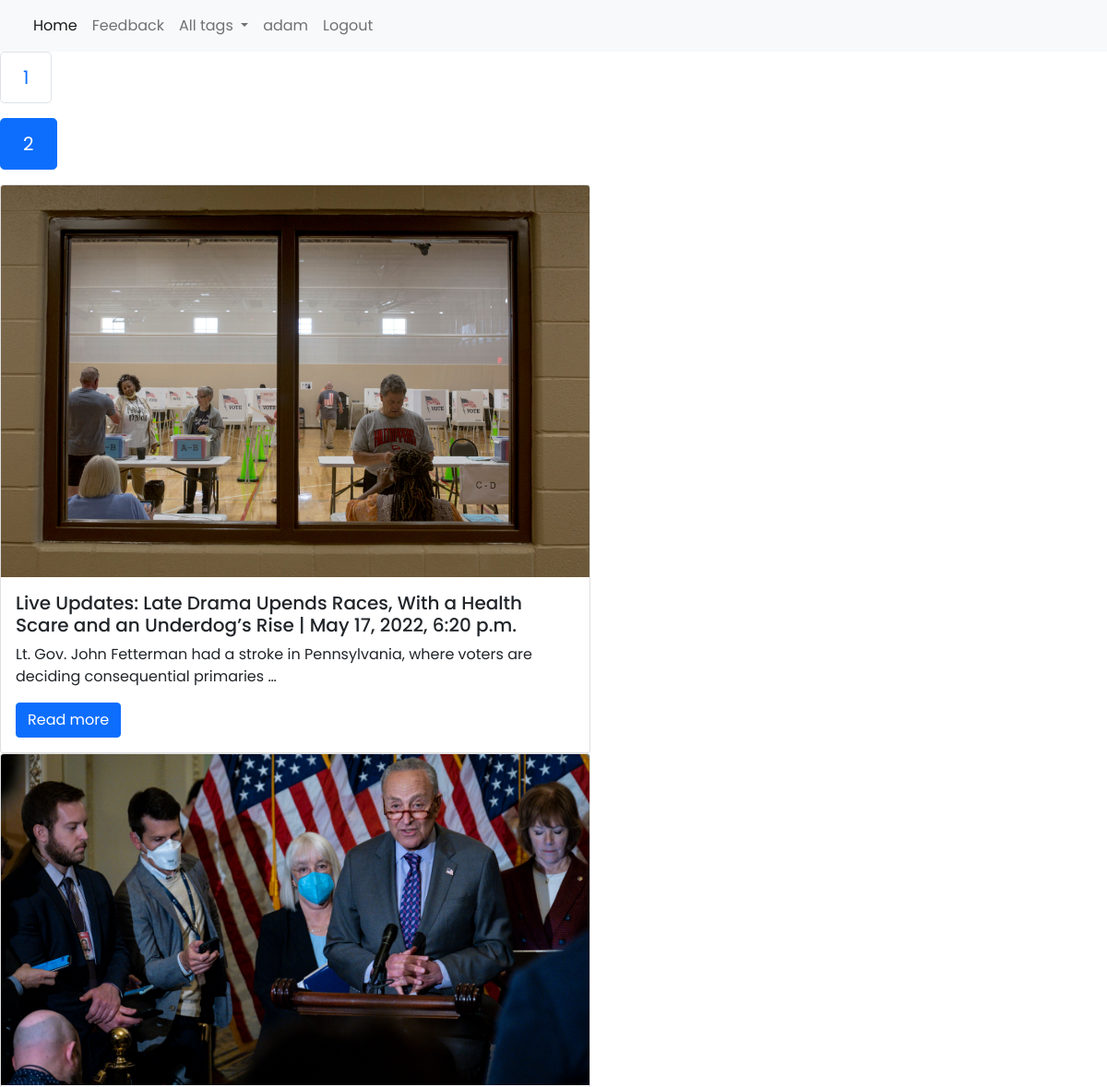
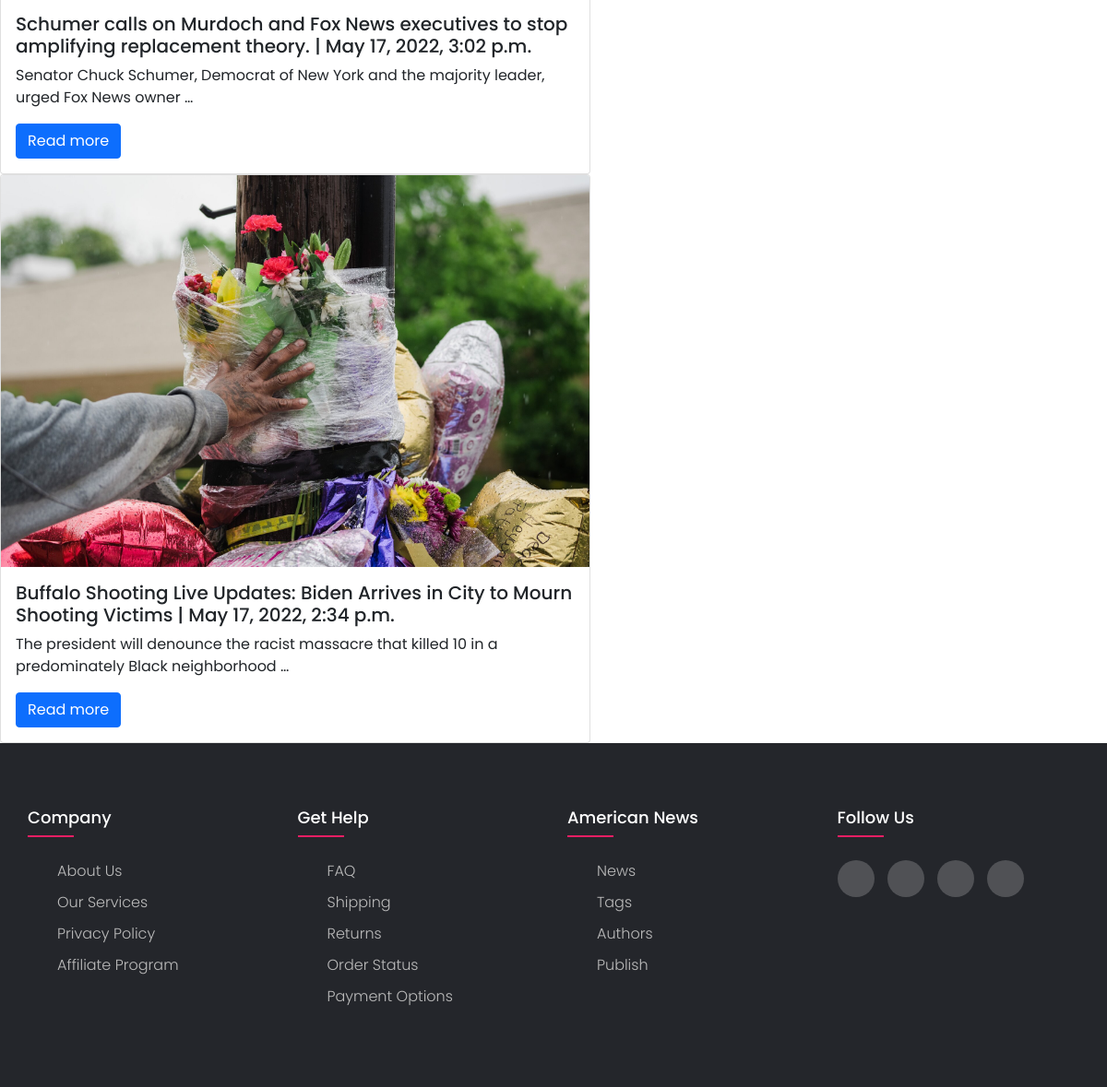
Screenshot of //register?page=2 (signed in) with the database file from the repository (2 pictures, top to bottom).
### new/models.py (models this page shows, shortened)
class News(models.Model):
    slug = models.SlugField(max_length=50, unique=True, db_index=True, verbose_name='URL')
    title = models.CharField(max_length=100)
    author = models.CharField(max_length=50, null=True)
    description = models.TextField(null=False)
    photo = models.ImageField(null=True, upload_to = "new/%Y/%m/%d/")
    is_published = models.BooleanField(default=True)
    post_time_created = models.DateTimeField(auto_now_add=True, null=False)
    tags = models.ForeignKey('Tag', on_delete=models.CASCADE)
    ip = models.ManyToManyField(Ip, related_name = 'post_views', blank=True)
    def get_absolute_url(self):
        return reverse ('show_new', kwargs ={'slug_new': self.slug})
    class Meta:
        verbose_name = 'list of new'
        ordering = ['-post_time_created']

### new/models.py (called while the page is built)
    def get_absolute_url(self):
        return reverse ('show_tag', kwargs ={'slug_tag': self.name})

### new/templatetags/new_tags.py (called while the page is built)
@register.simple_tag(name='get_tag')
def get_tag():
    return Tag.objects.all()

### new/views.py (called while the page is built)
    def get_context_data(self, *, object_list=None, **kwargs):
        context = super().get_context_data(**kwargs)
        return context

    def get_queryset(self):
        return News.objects.filter(is_published=True)

### new/templates/new/home.html
{% extends 'base.html' %}
{% block content %}
<nav aria-label="...">
  {% for p in paginator.page_range %}
    <ul class="pagination pagination-lg text-black-50">
      {% if page_obj.number == p %}
        <li class="page-item active" aria-current="page">
          <span class="page-link">{{p}}</span>
        </li>
      {% else %}
        <li class="page-item"><a class="page-link" href="?page={{ p }}">{{ p }}</a></li>
      {% endif %}
    </ul>
  {% endfor %}
</nav>
{% for new in news %}
<div class="card" style="width: 40rem;">
    <img class="card-img-top" src="{{new.photo.url}}" alt="Card image cap">
    <div class="card-body">
      <h5 class="card-title">{{new.title}} | {{new.post_time_created}}</h5>
      <p class="card-text">{{new.description|truncatewords:15}}</p>
      <a href="{{new.get_absolute_url}}" class="btn btn-primary">Read more</a>
    </div>
</div>
{% endfor %}
{% endblock %}

### templates/navbar.html (shortened to what this page needs)
{% load static %}
{% load new_tags %}
{% load cache %}
<nav class="navbar navbar-expand-lg navbar-light bg-light ">
    <div class="container-fluid">
      <div class="collapse navbar-collapse" id="navbarSupportedContent">
        <ul class="navbar-nav me-auto mb-2 mb-lg-0 ">
          {% cache 60 navbar-icons %}
          <li class="nav-item">
            <a class="nav-link active" aria-current="page" href="{% url 'home' %}">Home</a>
          </li>
          <li class="nav-item">
            <a class="nav-link" href="{% url 'contact' %}">Feedback</a>
          </li>
          <li class="nav-item dropdown">
            <a class="nav-link dropdown-toggle" href="#" id="navbarDropdown" role="button" data-bs-toggle="dropdown" aria-expanded="false">
              All tags
            </a>
          </li>
          {% endcache %}
          {% if request.user.is_authenticated %}
          <li class="nav-item">
            <a href="#" class="nav-link">{{user.username}}</a>
          </li>
          <li class="nav-item">
            <a href="{% url 'logout' %}" class="nav-link">Logout</a>
          </li>
          {% endif %}
        </ul>
      </div>
    </div>
</nav>

### new/static/new/css/style.css (style rules this page uses)
body { line-height: 1.5; font-family: 'Poppins', sans-serif; }
* { margin:0; padding:0; box-sizing: border-box; }
ul { list-style: none; }

### rows the page displays
News: photo (picture), title "Live Updates: Late Drama Upends Races, With a Health Scare and an Underdog’s Rise", post_time_created "May 17, 2022, 6:20 p.m.", description "Lt. Gov. John Fetterman had a stroke in Pennsylvania, where voters are deciding consequential primaries …"
News: photo (picture), title "Schumer calls on Murdoch and Fox News executives to stop amplifying replacement theory.", post_time_created "May 17, 2022, 3:02 p.m.", description "Senator Chuck Schumer, Democrat of New York and the majority leader, urged Fox News owner …"
News: photo (picture), title "Buffalo Shooting Live Updates: Biden Arrives in City to Mourn Shooting Victims", post_time_created "May 17, 2022, 2:34 p.m.", description "The president will denounce the racist massacre that killed 10 in a predominately Black neighborhood …"

### other values shown
{{ user.username }} "adam"
{{ p }} "1"
{{ p }} "2"
